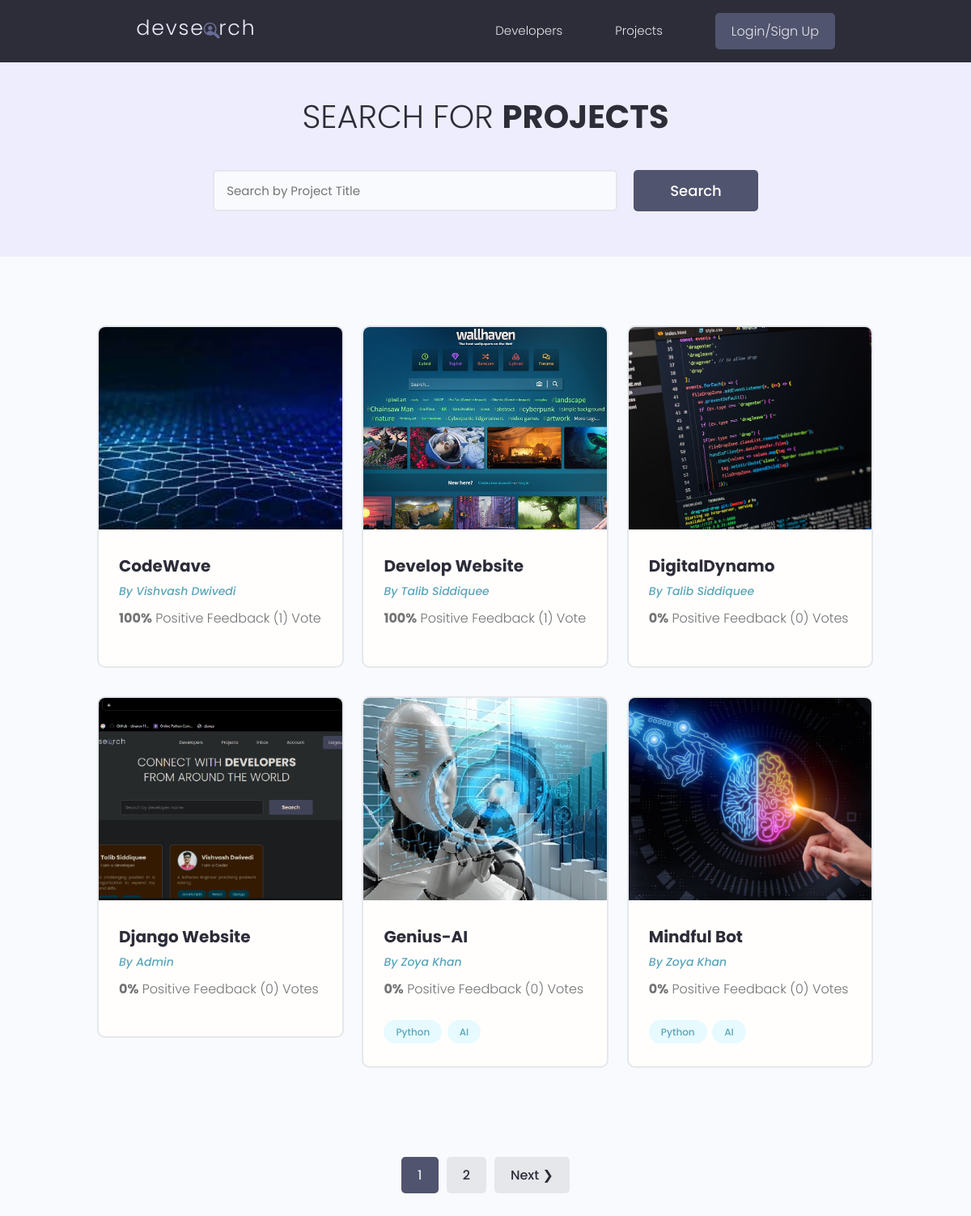
/projects/, run on the app's committed database.
### projects/models.py (models this page shows, shortened)
class Project(models.Model):
    owner = models.ForeignKey(Profile, null=True, blank=True, on_delete=models.CASCADE)
    title=models.CharField(max_length=200)
    description=models.TextField(null=True, blank=True)
    featured_image=models.ImageField(null=True, blank=True, default="default.jpg")
    demo_link=models.CharField(max_length=2000, null=True, blank=True)
    source_link=models.CharField(max_length=2000, null=True, blank=True)
    tags=models.ManyToManyField('Tag', blank=True)
    vote_total=models.IntegerField(default=0, null=True, blank=True)
    vote_ratio=models.IntegerField(default=0, null=True, blank=True)
    create=models.DateTimeField(auto_now_add=True)
    id=models.UUIDField(default=uuid.uuid4, unique=True, primary_key=True, editable=False)
    class Meta:
        ordering = ['-vote_ratio', '-vote_total', 'title']
    @property
    def imageURL(self):
        try:
            url = self.featured_image.url
        except:
            url=''
        return url

class Tag(models.Model):
    name=models.CharField(max_length=200)
    created=models.DateTimeField(auto_now_add=True)
    id=models.UUIDField(default=uuid.uuid4, unique=True, primary_key=True, editable=False)
    def __str__(self):
        return self.name

### users/models.py (models this page shows, shortened)
class Profile(models.Model):
    user = models.OneToOneField(User, on_delete=models.CASCADE, null=True, blank=True)
    name = models.CharField(max_length=200, blank=True, null=True)
    email = models.EmailField(max_length=500, blank=True, null=True)
    username = models.CharField(max_length=200, blank=True, null=True)
    location  = models.CharField(max_length=200, blank=True, null=True)
    short_intro = models.CharField(max_length=200, blank=True, null=True)
    bio = models.TextField(blank=True, null=True)
    profile_image = models.ImageField(null=True, blank=True, upload_to='profile/', default='profile/user-default.png')
    social_github = models.CharField(max_length=200, blank=True, null=True)
    social_twitter = models.CharField(max_length=200, blank=True, null=True)
    social_linkedin = models.CharField(max_length=200, blank=True, null=True)
    social_youtube = models.CharField(max_length=200, blank=True, null=True)
    social_website = models.CharField(max_length=200, blank=True, null=True)
    created = models.DateTimeField(auto_now_add=True)
    id = models.UUIDField(default=uuid.uuid4, unique=True, primary_key=True, editable=False)
    class Meta:
        ordering = ['created']

### projects/views.py (the view)
# urls.py: path('projects/',views.getProjects),
def projects(request):
    projects, search_query = searchProject(request)
    custom_range, projects = paginateProjects(request, projects, 6)
    context={'projects':projects, 'search_query':search_query, 'custom_range':custom_range}
    return render(request,'projects.html',context)

### projects/utils.py (called while the page is built)
def paginateProjects(request, projects, result):
    page=request.GET.get('page')
    paginator=Paginator(projects,result)
    try:
        projects=paginator.page(page)
    except PageNotAnInteger:
        page=1
        projects=paginator.page(page)
    except EmptyPage:
        page=paginator.num_pages
        projects=paginator.page(page)
    leftIndex = (int(page)-4)
    if leftIndex<1:
        leftIndex=1
    rightIndex = (int(page)+5)
    if rightIndex>paginator.num_pages:
        rightIndex=paginator.num_pages + 1
    custom_range = range(leftIndex,rightIndex)
    return custom_range, projects

def searchProject(request):
    search_query=''
    if request.GET.get('search_query'):
        search_query=request.GET.get('search_query')
    tags=Tag.objects.filter(name__icontains=search_query)
    projects=Project.objects.distinct().filter(
        Q(title__icontains=search_query) |
        Q(description__icontains=search_query) |
        Q(owner__name__icontains=search_query) |
        Q(tags__in=tags))
    return projects, search_query

### templates/projects.html (shortened to what this page needs)
{% extends 'main.html' %}
{% block content %}
<main class="projects">
    <section class="hero-section text-center">
        <div class="container container--narrow">
            <div class="hero-section__box">
                <h2>Search for <span>Projects</span></h2>
            </div>
            <div class="hero-section__search">
                <form id='searchForm' class="form" action="{% url 'projects' %}" method="get">
                    <div class="form__field">
                        <input class="input input--text" id="formInput#search" type="text" name="search_query"
                            placeholder="Search by Project Title" value="{{search_query}}" />
                    </div>
                    <input class="btn btn--sub btn--lg" type="submit" value="Search" />
                </form>
            </div>
        </div>
    </section>
    <section class="projectsList">
        <div class="container">
            <div class="grid grid--three">
                {% for project in projects %}
                <div class="column">
                    <div class="card project">
                        <a href="{% url 'project' project.id %}" class="project">
                            <img class="project__thumbnail" src="{{project.imageURL}}" alt="project thumbnail" />
                            <div class="card__body">
                                <h3 class="project__title">{{project.title}}</h3>
                                <p><a class="project__author" href="{% url 'user-profile' project.owner.id %}">By {{project.owner.name}}</a>
                                </p>
                                <p class="project--rating">
                                    <span style="font-weight: bold;">{{project.vote_ratio}}%</span> Positive
                                    Feedback ({{project.vote_total}}) Vote{{project.vote_total|pluralize:"s"}}
                                </p>
                                <div class="project__tags">
                                    {% for tag in project.tags.all %}
                                    <span class="tag tag--pill tag--main">
                                        <small>{{tag}}</small>
                                    </span>
                                    {% endfor %}
                                </div>
                            </div>
                        </a>
                    </div>
                </div>
                {% endfor %}
            </div>
        </div>
    </section>
    {% include 'pagination.html' with queryset=projects custom_range=custom_range%}
</main>
{% endblock %}

### templates/main.html (shortened to what this page needs)
<!DOCTYPE html>
{% load static %}
<html>
    <head>
        <link rel="stylesheet" href="https://cdn.iconmonstr.com/1.3.0/css/iconmonstr-iconic-font.min.css" />
        <link rel="stylesheet" href="{% static 'uikit/styles/uikit.css' %}" />
        <link rel="stylesheet" href="{% static 'styles/app.css' %}" />
    </head>
    <body>
        {% include 'navbar.html' %}
        {% block content %}
        {% endblock content %}
    </body>
</html>

### templates/navbar.html (shortened to what this page needs)
{% load static %}
<header class="header">
    <div class="container container--narrow">
      <a href="{% url 'projects' %}" class="header__logo">
        <img src="{% static 'images/logo.svg' %}" alt="DevSearch Logo" />
      </a>
      <nav class="header__nav">
        <ul class="header__menu">
          <li class="header__menuItem"><a href="{% url 'profiles' %}">Developers</a></li>
          <li class="header__menuItem"><a href="{% url 'projects' %}">Projects</a></li>
          {% if request.user.is_authenticated %}
          <li class="header__menuItem"><a href="{% url 'inbox' %}">Inbox</a></li>
          <li class="header__menuItem"><a href="{% url 'account' %}">Account</a></li>
          <li class="header__menuItem"><a href="{% url 'logout' %}" class="btn btn--sub">Logout</a></li>
          {% else %}
          <li class="header__menuItem"><a href="{% url 'login' %}" class="btn btn--sub">Login/Sign Up</a></li>
          {% endif %}
        </ul>
      </nav>
    </div>
  </header>

### templates/pagination.html (shortened to what this page needs)
{% if queryset.has_other_pages %}
    <div class="pagination">
        <ul class="container">
            {% for page in custom_range %}
            {% if page == queryset.number %}
            <li><a href="?page={{page}}" class="btn page-link btn--sub">{{page}}</a></li>
            {% else %}
            <li><a href="?page={{page}}" class="btn page-link">{{page}}</a></li>
            {% endif %}
            {% endfor %}
            {% if queryset.has_next %}
            <li><a href="?page={{projects.next_page_number}}" class="btn page-link">Next &#10095;</a></li>
            {% endif %}
        </ul>
    </div>
    {% endif %}

### static/styles/app.css (style rules this page uses)
:root { --color-sub: #2d2d39; }
.btn--sub { background-color: var(--color-sub-light); }
.card { border: 2px solid var(--color-light); }
img { width: 100%; }
.header { position: sticky; z-index: 111; background-color: var(--color-sub); padding: 1.5rem 0; }
.header > .container { display: flex; justify-content: space-between; align-items: center; }
.header__logo > img { height: 3.8rem; }
.header__nav > ul { display: inline-flex; align-items: center; list-style: none; gap: 6.5rem; }
.header__menuItem > a { color: var(--color-light); font-weight: 300; }
.hero-section { height: 40vh; display: flex; align-items: center; background-color: var(--color-sub); }
.hero-section__box { margin-bottom: 4rem; }
.hero-section__box > h2, .hero-section__box > h2 > span { font-size: 4rem; color: var(--color-light); line-height: 1.3; text-transform: uppercase; }
.hero-section__box > h2 { font-weight: 300; }
.hero-section__box > h2 > span { font-weight: 700; }
.hero-section__search > .form { display: flex; align-items: center; justify-content: center; gap: 2rem; }
.hero-section__search > .form input.input--text { width: 50rem; }
.pagination { margin-top: 8rem; margin-bottom: 10rem; }
.pagination > ul { flex-wrap: wrap; list-style: none; display: flex; align-items: center; justify-content: center; gap: 1rem; }
.pagination .btn { color: var(--color-sub); }
.pagination .btn.btn--sub { color: var(--color-light); }
.project__author { font-size: 1.4rem; font-style: italic; }
.project--rating { margin-bottom: 1.6em; margin-top: .5em; }
.projects > .hero-section { background: var(--color-sub-lighter); height: 30vh; }
.projects .hero-section__box { margin-bottom: 2.5rem; }
.projects .hero-section__box > h2 { color: var(--color-sub); }
.projects .hero-section__box > h2 > span { font-weight: 700; color: var(--color-sub); }
.projectsList { margin-top: 8rem; }
.project__thumbnail { height: 25rem; object-fit: cover; object-position: top center; }
.project__title { font-size: 2rem; font-weight: 700; color: var(--color-sub); }

### static/uikit/styles/modules/_variables.css (style rules this page uses)
:root { --color-main: #5aa5b9; --color-main-light: #e6faff; --color-sub: #3f4156; --color-sub-light: #51546e; --color-sub-lighter: #ededfd; --color-text: #737373; --color-gray: #8b8b8b; --color-light: #e5e7eb; --color-light-gray: #767676; --color-bg: #f8fafd; --color-white: #fffefd; --color-white-light: #f3f3f3; --color-success: #359e64; --color-success-bg: #def8e8; --color-error: #fc4b0b; --color-error-bg: #fff2ee; --font-base: 'Poppins', arial, helvetica, 'Segoe UI', roboto, ubuntu, sans-serif; --font-monospace: 'Fira Code', 'Courier New', courier, monospace; --font-regular: 300; --font-medium: 500; --font-bold: 700; --generic-shadow: 1px 1px 5px #00000010; --generic-transition: all 0.3s ease-in-out; }

### static/uikit/styles/modules/_base.css (style rules this page uses)
* { margin: 0; padding: 0; box-sizing: border-box; text-rendering: optimizeLegibility; color: inherit; font-size: inherit; }
html { font-size: 50%; }
@media only screen and (min-width: 480px) { html { font-size: 56.25%; } }
@media only screen and (min-width: 1200px) { html { font-size: 62.5%; } }
body { line-height: 1.6; font-weight: 400; font-size: 1.5rem; color: var(--color-text); background-color: var(--color-bg); min-height: 100vh; }

### static/uikit/styles/modules/_typography.css (style rules this page uses)
* { font-family: var(--font-base); }
h2 { font-size: 3.6rem; font-weight: var(--font-bold); }
h3 { font-size: 3.2rem; font-weight: var(--font-medium); }
p, span, strong { font-size: 1.6rem; color: var(--color-text); font-weight: var(--font-regular); }
a { padding-bottom: 2px; text-decoration: none; display: inline-block; color: var(--color-main); font-weight: var(--font-medium); }

### static/uikit/styles/modules/_utilities.css (style rules this page uses)
.container { width: 92%; max-width: 165rem; margin: 0 auto; box-sizing: border-box; }
.container--narrow { width: 92%; max-width: 120rem; }
@media screen and (min-width: 1000px) { .container { width: 90%; } }
@media screen and (min-width: 1000px) { .container--narrow { width: 85%; } }
@media screen and (min-width: 1200px) { .container { width: 80%; } }
@media screen and (min-width: 1200px) { .container--narrow { width: 72%; } }
.text-center { text-align: center; }

### static/uikit/styles/modules/_card.css (style rules this page uses)
.card { border-radius: 1rem; background-color: var(--color-white); border: 1.5px solid var(--color-light); width: auto; height: auto; margin-top: 0.5rem; margin-bottom: 0.5rem; overflow: hidden; }
.card__body, .card__header { padding: 2rem 2.5rem; }

### data on the page
Project: imageURL (picture), title "CodeWave", owner.name "Vishvash Dwivedi", vote_ratio "100", vote_total "1"
Project: imageURL (picture), title "Develop Website", owner.name "Talib Siddiquee", vote_ratio "100", vote_total "1"
Project: imageURL (picture), title "DigitalDynamo", owner.name "Talib Siddiquee", vote_ratio "0", vote_total "0"
Project: imageURL (picture), title "Django Website", owner.name "Admin", vote_ratio "0", vote_total "0"
Project: imageURL (picture), title "Genius-AI", owner.name "Zoya Khan", vote_ratio "0", vote_total "0"
Tag: name "Python"
Tag: name "AI"
Project: imageURL (picture), title "Mindful Bot", owner.name "Zoya Khan", vote_ratio "0", vote_total "0"

### other printed values
{{ page }} "1"
{{ page }} "2"
